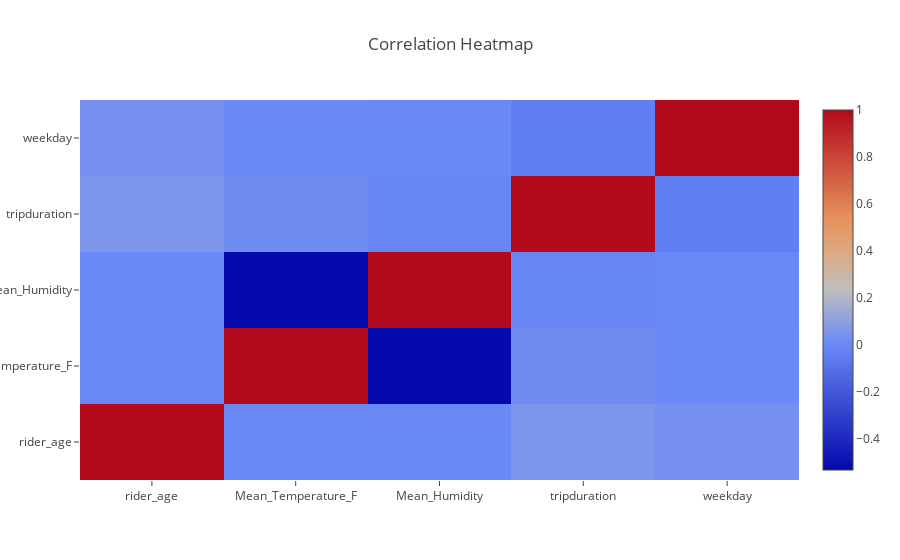

Notebook code cell kept with this figure:
### Code cell
corr = trip[['rider_age', 'Mean_Temperature_F', 'Mean_Humidity', 
             'tripduration', 'weekday']].corr()

trace = go.Heatmap(z=corr.values.tolist(), 
                   x=corr.index.tolist(),
                   y=corr.columns.tolist())

layout = go.Layout(
                  title='Correlation Heatmap',
    )

data = [trace]

fig = go.Figure(data=data, layout=layout)

iplot(fig)

### Figure 1 — Plotly figure (JSON) as saved in the notebook; plotly's stock layout.template omitted (floating-point values rounded to 4 significant figures)
{"data": [{"type": "heatmap", "x": ["rider_age", "Mean_Temperature_F", "Mean_Humidity", "tripduration", "weekday"], "y": ["rider_age", "Mean_Temperature_F", "Mean_Humidity", "tripduration", "weekday"], "z": [[1, -0.002698, 0.002874, 0.05606, 0.03555], [-0.002698, 1, -0.5336, 0.01812, 0.004571], [0.002874, -0.5336, 1, -0.01514, 0.002646], [0.05606, 0.01812, -0.01514, 1, -0.03873], [0.03555, 0.004571, 0.002646, -0.03873, 1]]}], "layout": {"title": "Correlation Heatmap"}}
